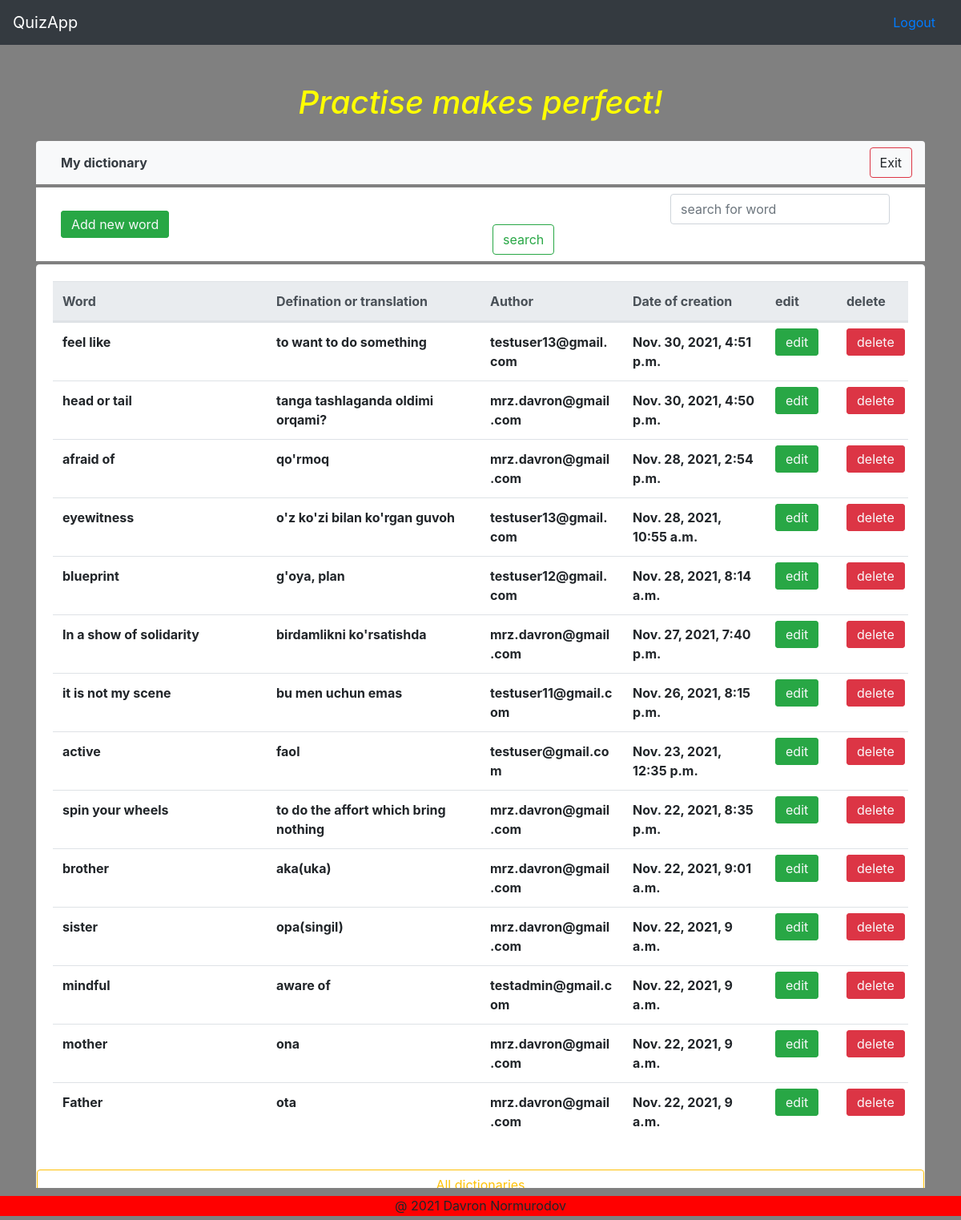
The app's page /dictionary/ (signed in) with its own data.
### dictionary/models.py (models this page shows, shortened)
class DictionaryModel(models.Model):
    word = models.CharField(max_length=255, verbose_name="English word")
    defination = models.TextField(max_length=1000, verbose_name="Defination or translation")
    user = models.ForeignKey(User, on_delete=models.DO_NOTHING, related_name='word_by_user', null=True, blank=True)
    created_at = models.DateTimeField(auto_now_add=True)

### accounts/models.py (models this page shows, shortened)
class User(AbstractBaseUser):
    email = models.EmailField(max_length=255, unique=True)
    full_name = models.CharField(max_length=255, blank=True, null=True)
    active = models.BooleanField(default=True)
    staff = models.BooleanField(default=False)
    admin = models.BooleanField(default=False)
    USERNAME_FIELD = 'email'
    REQUIRED_FIELDS = ['full_name']
    objects = UserManager()
    def __str__(self):
        return self.email
    @property
    def is_active(self):
        return self.active

### dictionary/views.py (the view)
# urls.py: path('', dictionary_view, name='dictionary-list'),
def dictionary_view(request):
    request.build_absolute_uri(request.path)
    form = DictionaryForm(request.POST)
    dict_objs = DictionaryModel.objects.all().order_by('-created_at')
    context = {"form": form, "dictionaries": dict_objs}
    if request.user.is_authenticated:
        if request.method == 'POST':
            if form.is_valid():
                form.save()
                dict_obj = form.save(commit=False)
                dict_obj.user = request.user
                dict_obj.save()
            return HttpResponseRedirect('/dictionary/')
        else:
            form = DictionaryForm()
        return render(request, 'dictionary/index.html', context)
    else:
        return redirect('login')

### dictionary/forms.py
class DictionaryForm(forms.ModelForm):
    class Meta:
        model = DictionaryModel
        fields = ['word', 'defination']

### templates/dictionary/index.html (shortened to what this page needs)
{% extends 'base.html' %}
{% load static %}
{% block content %}
<link href={% static 'dictionary/styles.css' %} rel="stylesheet" type="text/css" media="all">
<div class="row text-center mt-5">
    <div class="col-12">
        <h1 class="font-italic ar">Practise makes perfect!</h1>
    </div>
</div>
<div class="bg-light navbar navbar-expand-lg navbar-light mt-3 mb-1 justify-content-between rounded-top">
    <div class="nav-item col-4">
        <span class="text-dark font-weight-bold">My dictionary</span>
    </div>
    <a class="btn btn-outline-danger d-inline-block float-left" data-toggle="modal"
        data-target="#exitDictModal">Exit</a>
</div>
<nav class="navbar navbar-expand-lg navbar-light bg-white mb-1">
    <div class="col-lg-6- col-md-6 col-sm-12">
        <a class="btn btn-success modal-button text-light align-baseline d-inline" data-toggle="modal"
            data-target="#addDictModal">Add new word</a>
    </div>
    <form id="searchFormBtn" action="{% url 'dictionary:dict-search' %}"
        class="form-inline my-2 my-lg-0 col-lg-6 col-md-6 col-sm-12 float-right" method="POST">
        <input type="search" class="form-control mr-sm-2 dict-search" placeholder="search for word" id="searchInputBtn"
            aria-label="Search" name="word" required>
        <button type="submit" class="btn btn-outline-success my-2 my-sm-0" id="searchSubmitBtn">search</button>
    </form>
</nav>
<div class="card border-light rounded-sm">
    <div class="card-body ">
        <table class="table table-hover col-12">
            <thead class="thead-light">
                <tr class="d-flex">
                    <th class="col-3">Word</th>
                    <th class="col-3">Defination or translation</th>
                    <th class="col-2">Author</th>
                    <th class="col-2">Date of creation</th>
                    <th class="col-1">edit</th>
                    <th class="col-1">delete</th>
                </tr>
            </thead>
            <tbody>
                {% for dict in dictionaries %}
                <tr class="d-flex">
                    <th class="col-3">{{ dict.word }}</th>
                    <th class="col-3">{{ dict.defination }}</th>
                    <th class="col-2">{{ dict.user }}</th>
                    <th class="col-2">{{ dict.created_at }}</th>
                    <th class="col-1">
                        <a id="editBtn" href="{% url 'dictionary:dictionary-update' dict.id %}"
                            class="btn btn-success modal-button text-light align-baseline d-inline">edit</a>
                    </th>
                    <th class="col-1">
                        <a id="deleteBtn" href="{% url 'dictionary:dictionary-delete' dict.id %}"
                            class="btn btn-danger modal-button text-light align-baseline d-inline">delete</a>
                    </th>
                </tr>
                {% endfor %}
            </tbody>
        </table>
    </div>
    <a href="{% url 'dictionary:dictionary-list' %}" class="btn btn-outline-warning d-inline-block float-left">All dictionaries</a>
</div>
{% endblock %}

### static/base.css (style rules this page uses)
h1 { color: red; }

### dictionary/static/dictionary/styles.css (style rules this page uses)
body { background: grey; }
.dict-search { margin-left: 222px; }
.ar { color: yellow; }

### records on screen
DictionaryModel: word "feel like", defination "to want to do something", user "testuser13@gmail.com", created_at "Nov. 30, 2021, 4:51 p.m."
DictionaryModel: word "head or tail", defination "tanga tashlaganda oldimi orqami?", user "mrz.davron@gmail.com", created_at "Nov. 30, 2021, 4:50 p.m."
DictionaryModel: word "afraid of", defination "qo'rmoq", user "mrz.davron@gmail.com", created_at "Nov. 28, 2021, 2:54 p.m."
DictionaryModel: word "eyewitness", defination "o'z ko'zi bilan ko'rgan guvoh", user "testuser13@gmail.com", created_at "Nov. 28, 2021, 10:55 a.m."
DictionaryModel: word "blueprint", defination "g'oya, plan", user "testuser12@gmail.com", created_at "Nov. 28, 2021, 8:14 a.m."
DictionaryModel: word "In a show of solidarity", defination "birdamlikni ko'rsatishda", user "mrz.davron@gmail.com", created_at "Nov. 27, 2021, 7:40 p.m."
DictionaryModel: word "it is not my scene", defination "bu men uchun emas", user "testuser11@gmail.com", created_at "Nov. 26, 2021, 8:15 p.m."
DictionaryModel: word "active", defination "faol", user "testuser@gmail.com", created_at "Nov. 23, 2021, 12:35 p.m."
DictionaryModel: word "spin your wheels", defination "to do the affort which bring nothing", user "mrz.davron@gmail.com", created_at "Nov. 22, 2021, 8:35 p.m."
DictionaryModel: word "brother", defination "aka(uka)", user "mrz.davron@gmail.com", created_at "Nov. 22, 2021, 9:01 a.m."
DictionaryModel: word "sister", defination "opa(singil)", user "mrz.davron@gmail.com", created_at "Nov. 22, 2021, 9 a.m."
DictionaryModel: word "mindful", defination "aware of", user "testadmin@gmail.com", created_at "Nov. 22, 2021, 9 a.m."
DictionaryModel: word "mother", defination "ona", user "mrz.davron@gmail.com", created_at "Nov. 22, 2021, 9 a.m."
DictionaryModel: word "Father", defination "ota", user "mrz.davron@gmail.com", created_at "Nov. 22, 2021, 9 a.m."
